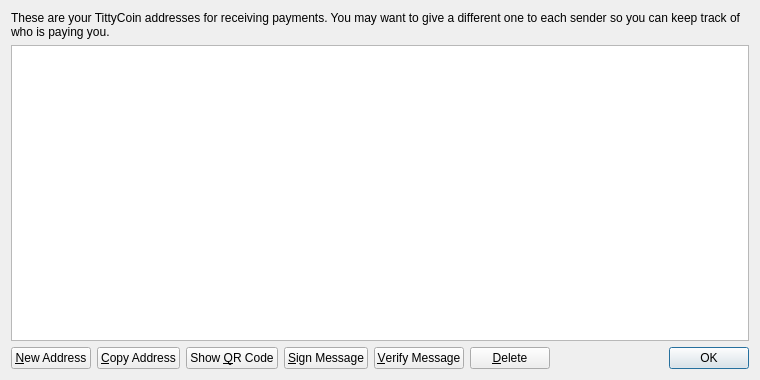
<?xml version="1.0" encoding="UTF-8"?>
<ui version="4.0">
 <class>AddressBookPage</class>
 <widget class="QWidget" name="AddressBookPage">
  <property name="geometry">
   <rect>
    <x>0</x>
    <y>0</y>
    <width>760</width>
    <height>380</height>
   </rect>
  </property>
  <property name="windowTitle">
   <string>Address Book</string>
  </property>
  <layout class="QVBoxLayout" name="verticalLayout">
   <item>
    <widget class="QLabel" name="labelExplanation">
     <property name="text">
      <string>These are your TittyCoin addresses for receiving payments. You may want to give a different one to each sender so you can keep track of who is paying you.</string>
     </property>
     <property name="textFormat">
      <enum>Qt::PlainText</enum>
     </property>
     <property name="wordWrap">
      <bool>true</bool>
     </property>
    </widget>
   </item>
   <item>
    <widget class="QTableView" name="tableView">
     <property name="contextMenuPolicy">
      <enum>Qt::CustomContextMenu</enum>
     </property>
     <property name="toolTip">
      <string>Double-click to edit address or label</string>
     </property>
     <property name="tabKeyNavigation">
      <bool>false</bool>
     </property>
     <property name="alternatingRowColors">
      <bool>true</bool>
     </property>
     <property name="selectionMode">
      <enum>QAbstractItemView::SingleSelection</enum>
     </property>
     <property name="selectionBehavior">
      <enum>QAbstractItemView::SelectRows</enum>
     </property>
     <property name="sortingEnabled">
      <bool>true</bool>
     </property>
     <attribute name="verticalHeaderVisible">
      <bool>false</bool>
     </attribute>
    </widget>
   </item>
   <item>
    <layout class="QHBoxLayout" name="horizontalLayout">
     <item>
      <widget class="QPushButton" name="newAddressButton">
       <property name="toolTip">
        <string>Create a new address</string>
       </property>
       <property name="text">
        <string>&amp;New Address</string>
       </property>
       <property name="icon">
        <iconset resource="../bitcoin.qrc">
         <normaloff>:/icons/add</normaloff>:/icons/add</iconset>
       </property>
      </widget>
     </item>
     <item>
      <widget class="QPushButton" name="copyToClipboard">
       <property name="toolTip">
        <string>Copy the currently selected address to the system clipboard</string>
       </property>
       <property name="text">
        <string>&amp;Copy Address</string>
       </property>
       <property name="icon">
        <iconset resource="../bitcoin.qrc">
         <normaloff>:/icons/editcopy</normaloff>:/icons/editcopy</iconset>
       </property>
      </widget>
     </item>
     <item>
      <widget class="QPushButton" name="showQRCode">
       <property name="text">
        <string>Show &amp;QR Code</string>
       </property>
       <property name="icon">
        <iconset resource="../bitcoin.qrc">
         <normaloff>:/icons/qrcode</normaloff>:/icons/qrcode</iconset>
       </property>
      </widget>
     </item>
     <item>
      <widget class="QPushButton" name="signMessage">
       <property name="toolTip">
        <string>Sign a message to prove you own a Bitcoin address</string>
       </property>
       <property name="text">
        <string>&amp;Sign Message</string>
       </property>
       <property name="icon">
        <iconset resource="../bitcoin.qrc">
         <normaloff>:/icons/edit</normaloff>:/icons/edit</iconset>
       </property>
      </widget>
     </item>
     <item>
      <widget class="QPushButton" name="verifyMessage">
       <property name="toolTip">
        <string>Verify a message to ensure it was signed with a specified Bitcoin address</string>
       </property>
       <property name="text">
        <string>&amp;Verify Message</string>
       </property>
       <property name="icon">
        <iconset resource="../bitcoin.qrc">
         <normaloff>:/icons/transaction_0</normaloff>:/icons/transaction_0</iconset>
       </property>
      </widget>
     </item>
     <item>
      <widget class="QPushButton" name="deleteButton">
       <property name="toolTip">
        <string>Delete the currently selected address from the list. Only sending addresses can be deleted.</string>
       </property>
       <property name="text">
        <string>&amp;Delete</string>
       </property>
       <property name="icon">
        <iconset resource="../bitcoin.qrc">
         <normaloff>:/icons/remove</normaloff>:/icons/remove</iconset>
       </property>
      </widget>
     </item>
     <item>
      <spacer name="horizontalSpacer">
       <property name="orientation">
        <enum>Qt::Horizontal</enum>
       </property>
       <property name="sizeHint" stdset="0">
        <size>
         <width>40</width>
         <height>20</height>
        </size>
       </property>
      </spacer>
     </item>
     <item>
      <widget class="QDialogButtonBox" name="buttonBox">
       <property name="sizePolicy">
        <sizepolicy hsizetype="Maximum" vsizetype="Fixed">
         <horstretch>0</horstretch>
         <verstretch>0</verstretch>
        </sizepolicy>
       </property>
       <property name="standardButtons">
        <set>QDialogButtonBox::Ok</set>
       </property>
      </widget>
     </item>
    </layout>
   </item>
  </layout>
 </widget>
 <resources>
  <include location="../bitcoin.qrc"/>
 </resources>
 <connections/>
</ui>
